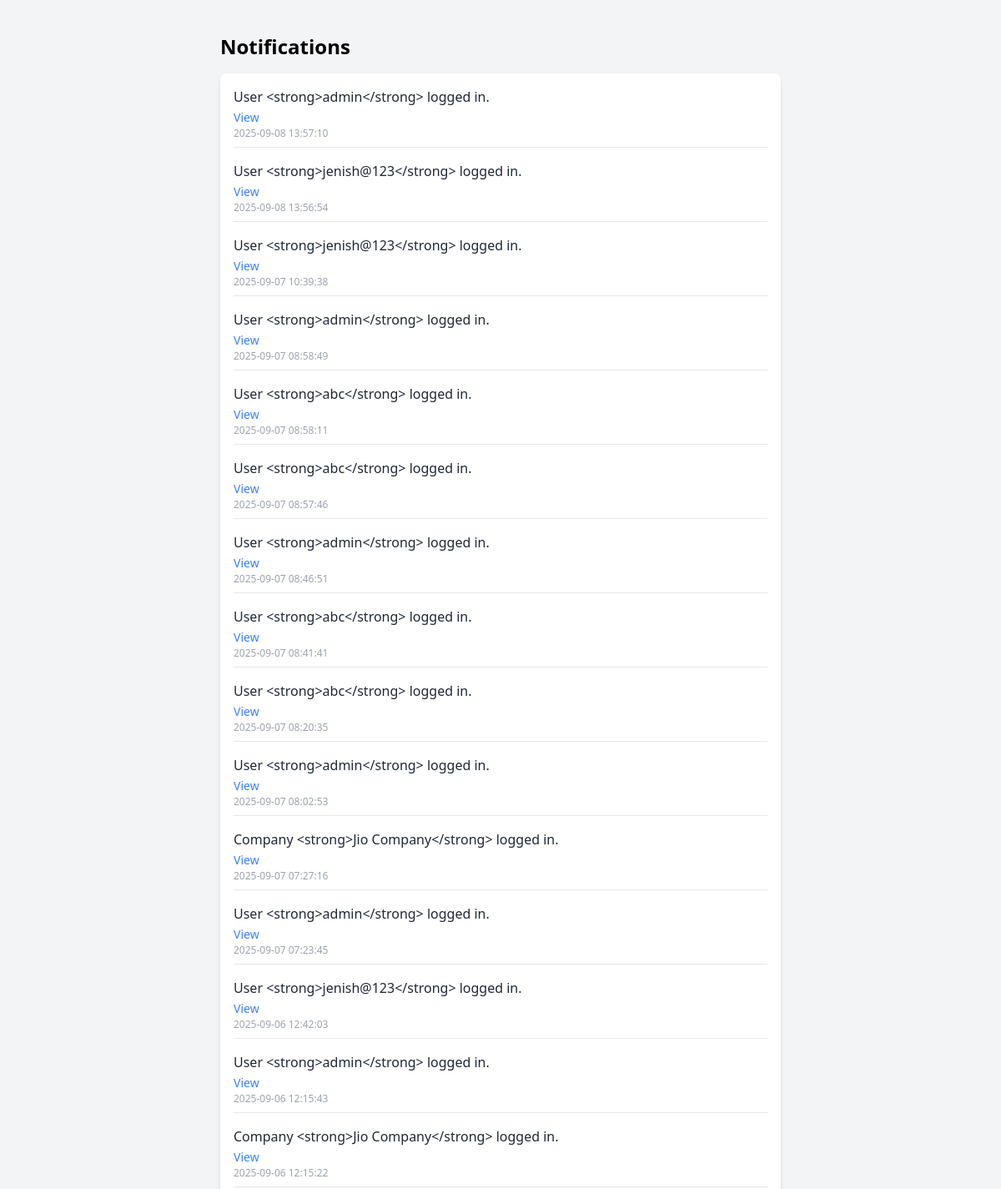
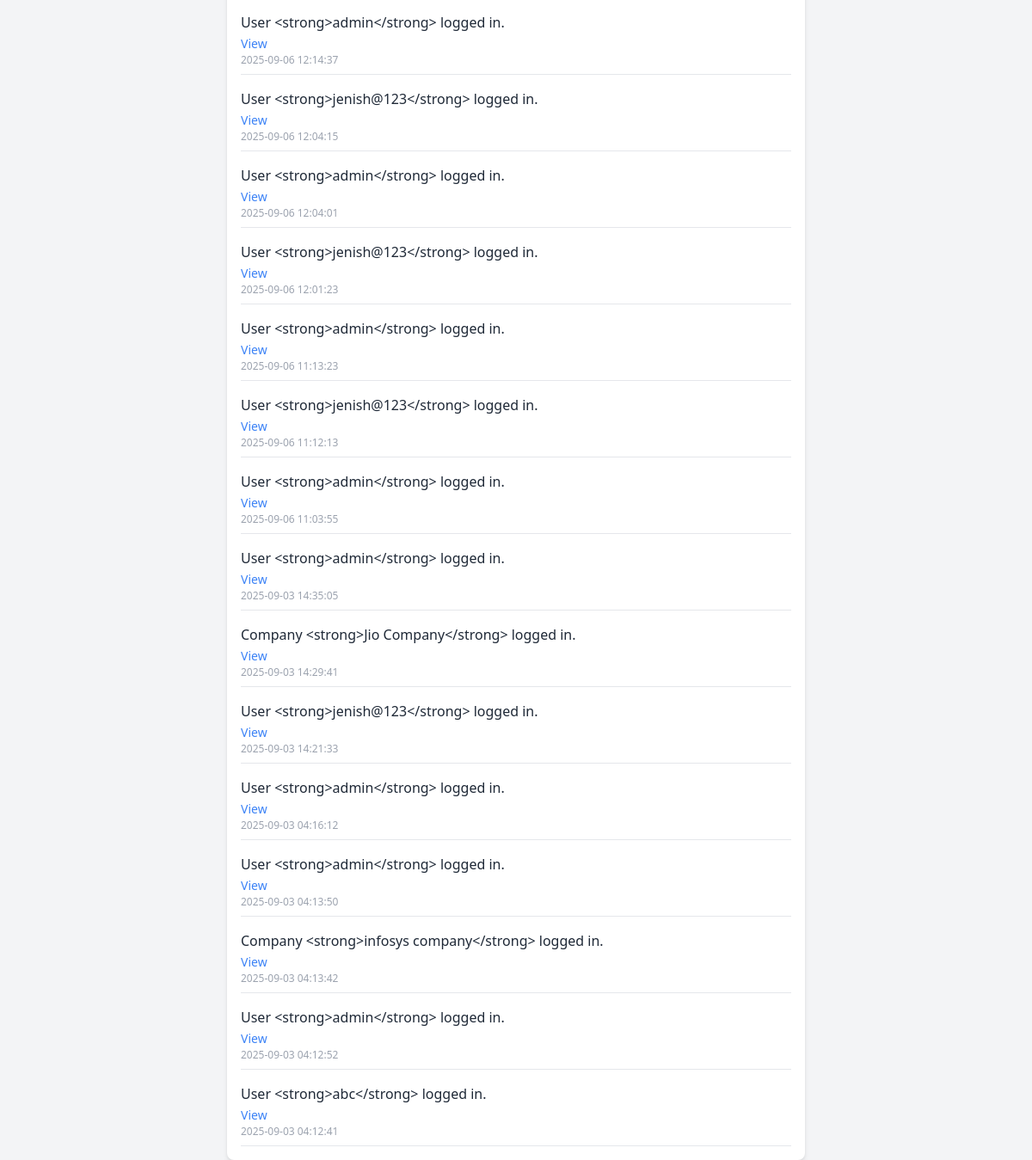
The page /notification.php (signed in) on the database its author committed (2 pictures, top to bottom).
### tables this page shows
CREATE TABLE `notifications` (
  `id` int(250) NOT NULL,
  `receiver_username` varchar(255) NOT NULL,
  `message` text NOT NULL,
  `link` varchar(255) DEFAULT NULL,
  `is_read` tinyint(1) DEFAULT 0,
  `created_at` timestamp NOT NULL DEFAULT current_timestamp(),
  `type` varchar(20) DEFAULT 'general'
);

### notification.php (the view, shortened to what this page needs)
<?php
include 'db.php';
$username = $_SESSION['username'] ?? '';
$notifications = [];
if ($username !== '') {
    $stmt = $conn->prepare("SELECT id, message, link, is_read, created_at FROM notifications WHERE receiver_username = ? ORDER BY created_at DESC");
    $stmt->bind_param("s", $username);
    $stmt->execute();
    $result = $stmt->get_result();
    while ($row = $result->fetch_assoc()) {
        $notifications[] = $row;
    }
}
?>
<!DOCTYPE html>
<html lang="en">
<head>
    <link rel="stylesheet" href="https://cdn.jsdelivr.net/npm/tailwindcss@2.2.19/dist/tailwind.min.css">
</head>
<body class="bg-gray-100">
    <div class="max-w-2xl mx-auto mt-10">
        <h1 class="text-2xl font-bold mb-4">Notifications</h1>
        <div class="bg-white shadow-md rounded-lg p-4 space-y-4">
            <?php if (!empty($notifications)): ?>
                <?php foreach ($notifications as $noti): ?>
                    <div class="border-b pb-2">
                        <div class="text-gray-800">
                           <?= htmlspecialchars($noti['message']); ?>
                        </div>
                        <?php if (!empty($noti['link'])): ?>
                            <a href="<?= htmlspecialchars($noti['link']); ?>" class="text-blue-500 text-sm hover:underline">View</a>
                        <?php endif; ?>
                        <p class="text-xs text-gray-400"><?= $noti['created_at']; ?></p>
                    </div>
                <?php endforeach; ?>
            <?php else: ?>
                <p class="text-gray-500">No notifications available.</p>
            <?php endif; ?>
        </div>
    </div>
</body>
</html>

### rows shown on the page
notifications: message "User <strong>admin</strong> logged in.", created_at "2025-09-08 13:57:10"
notifications: message "User <strong>jenish@123</strong> logged in.", created_at "2025-09-08 13:56:54"
notifications: message "User <strong>jenish@123</strong> logged in.", created_at "2025-09-07 10:39:38"
notifications: message "User <strong>admin</strong> logged in.", created_at "2025-09-07 08:58:49"
notifications: message "User <strong>abc</strong> logged in.", created_at "2025-09-07 08:58:11"
notifications: message "User <strong>abc</strong> logged in.", created_at "2025-09-07 08:57:46"
notifications: message "User <strong>admin</strong> logged in.", created_at "2025-09-07 08:46:51"
notifications: message "User <strong>abc</strong> logged in.", created_at "2025-09-07 08:41:41"
notifications: message "User <strong>abc</strong> logged in.", created_at "2025-09-07 08:20:35"
notifications: message "User <strong>admin</strong> logged in.", created_at "2025-09-07 08:02:53"
notifications: message "Company <strong>Jio Company</strong> logged in.", created_at "2025-09-07 07:27:16"
notifications: message "User <strong>admin</strong> logged in.", created_at "2025-09-07 07:23:45"
notifications: message "User <strong>jenish@123</strong> logged in.", created_at "2025-09-06 12:42:03"
notifications: message "User <strong>admin</strong> logged in.", created_at "2025-09-06 12:15:43"
notifications: message "Company <strong>Jio Company</strong> logged in.", created_at "2025-09-06 12:15:22"
notifications: message "User <strong>admin</strong> logged in.", created_at "2025-09-06 12:14:37"
notifications: message "User <strong>jenish@123</strong> logged in.", created_at "2025-09-06 12:04:15"
notifications: message "User <strong>admin</strong> logged in.", created_at "2025-09-06 12:04:01"
notifications: message "User <strong>jenish@123</strong> logged in.", created_at "2025-09-06 12:01:23"
notifications: message "User <strong>admin</strong> logged in.", created_at "2025-09-06 11:13:23"
notifications: message "User <strong>jenish@123</strong> logged in.", created_at "2025-09-06 11:12:13"
notifications: message "User <strong>admin</strong> logged in.", created_at "2025-09-06 11:03:55"
notifications: message "User <strong>admin</strong> logged in.", created_at "2025-09-03 14:35:05"
notifications: message "Company <strong>Jio Company</strong> logged in.", created_at "2025-09-03 14:29:41"
notifications: message "User <strong>jenish@123</strong> logged in.", created_at "2025-09-03 14:21:33"
notifications: message "User <strong>admin</strong> logged in.", created_at "2025-09-03 04:16:12"
notifications: message "User <strong>admin</strong> logged in.", created_at "2025-09-03 04:13:50"
notifications: message "Company <strong>infosys company</strong> logged in.", created_at "2025-09-03 04:13:42"
notifications: message "User <strong>admin</strong> logged in.", created_at "2025-09-03 04:12:52"
notifications: message "User <strong>abc</strong> logged in.", created_at "2025-09-03 04:12:41"
